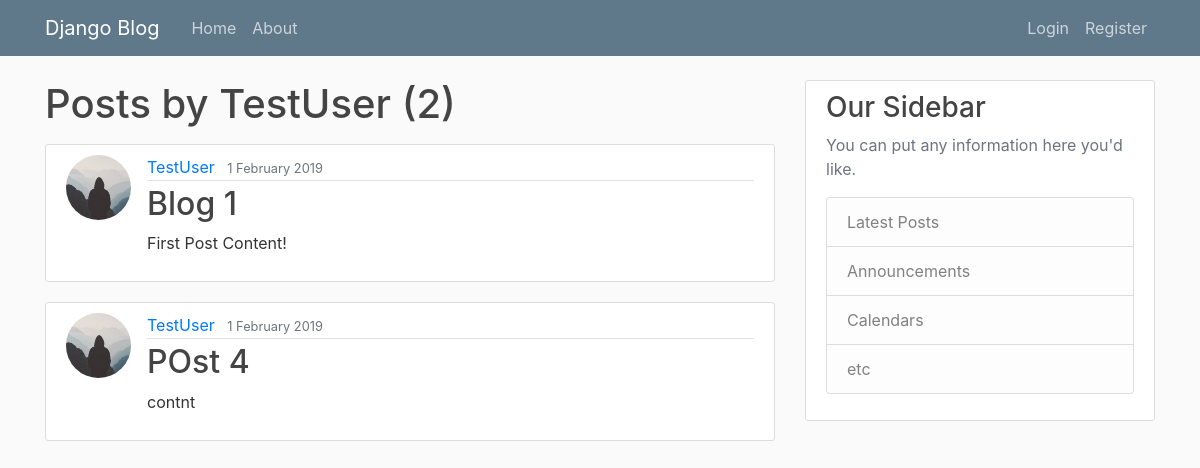
The page /user/TestUser on the database as committed earlier.
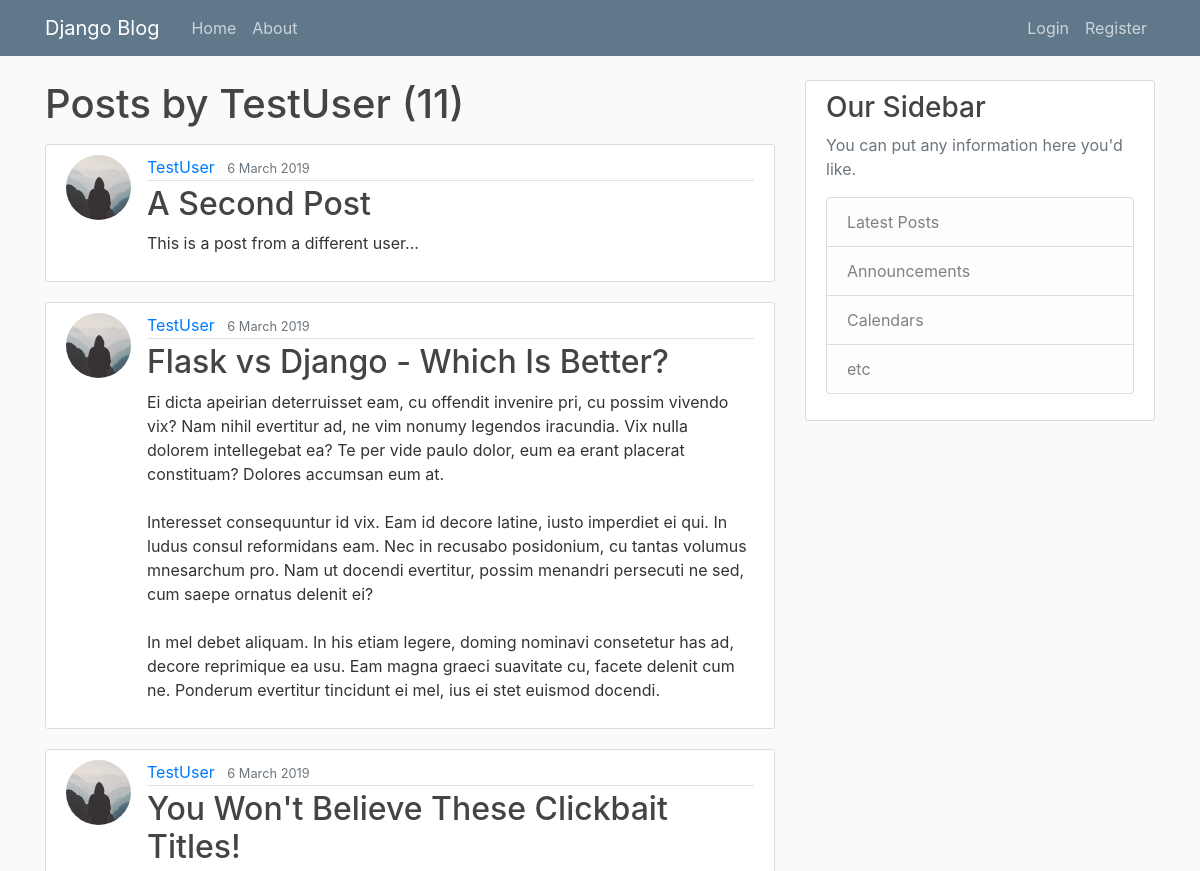
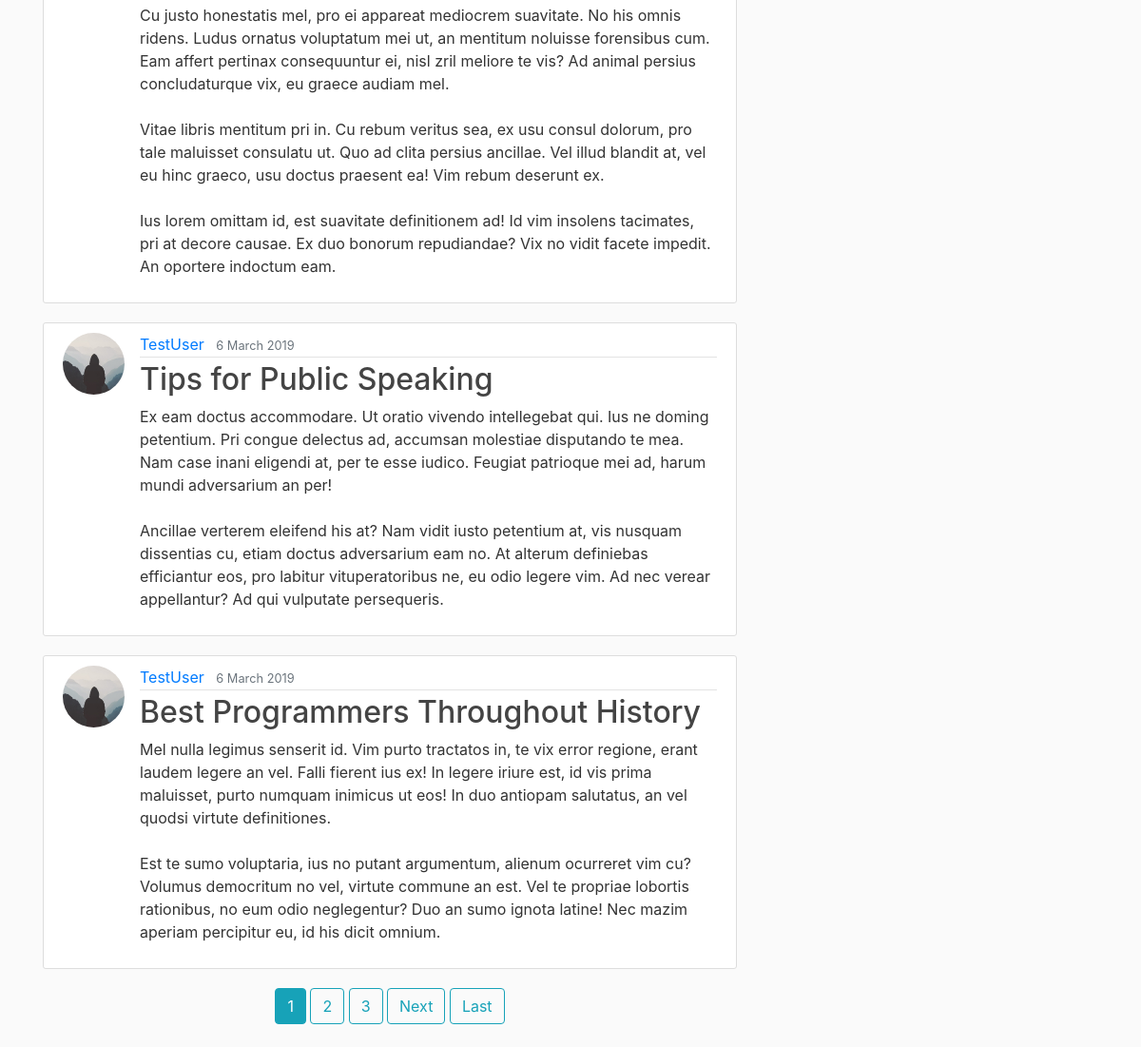
The same page on the database as committed later (2 pictures, top to bottom).
### blog/models.py (models this page shows, shortened)
class Post(models.Model):
    title = models.CharField(max_length=127)
    content = models.TextField()
    date_posted = models.DateField(default=timezone.now)
    author = models.ForeignKey(User, on_delete=models.CASCADE)

### users/models.py (models this page shows, shortened)
class Profile(models.Model):
    user = models.OneToOneField(User, on_delete=models.CASCADE)
    image = models.ImageField(default='default.jpg', upload_to='profile_pics')

### blog/views.py (the view)
# urls.py: path('user/<str:username>', UserPostListView.as_view(), name='user-posts'),
class UserPostListView(ListView):
    model = Post
    template_name = 'blog/user_posts.html'
    context_object_name = 'posts'
    paginate_by = 5
    def get_queryset(self):
        user = get_object_or_404(User, username=self.kwargs.get('username'))
        return Post.objects.filter(author=user).order_by('-date_posted')

### blog/templates/blog/user_posts.html (shortened to what this page needs)
{% extends "blog/base.html" %}
{% block content %}
  <h1 class="mb-3">Posts by {{ view.kwargs.username }} ({{ page_obj.paginator.count }})</h1>
  {% for post in posts %}
    <article class="media content-section">
      <img class="rounded-circle article-img" src="{{ post.author.profile.image.url }}">
      <div class="media-body">
        <div class="article-metadata">
          <a class="mr-2" href="{% url 'user-posts' post.author.username %}">{{ post.author }}</a>
          <small class="text-muted">{{ post.date_posted|date:"j F Y" }} {{ post.date_posted|time:"H:i" }}</small>
        </div>
        <h2><a class="article-title" href="{% url 'post-detail' post.id %}">{{ post.title }}</a></h2>
        <p class="article-content">{{ post.content }}</p>
      </div>
    </article>
  {% endfor %}
  <div align="center">
    {% if is_paginated %}
      {% for num in page_obj.paginator.page_range %}
        {% if page_obj.number == num %}
          <a class="btn btn-info mb-4" href="?page={{ num }}">{{ num }}</a>
        {% elif num > page_obj.number|add:'-3' and num < page_obj.number|add:'3' %}
          <a class="btn btn-outline-info mb-4" href="?page={{ num }}">{{ num }}</a>
        {% endif %}
      {% endfor %}
      {% if page_obj.has_next %}
        <a class="btn btn-outline-info mb-4" href="?page={{ page_obj.next_page_number }}">Next</a>
        <a class="btn btn-outline-info mb-4" href="?page={{ page_obj.paginator.num_pages }}">Last</a>
      {% endif %}
    {% endif %}
  </div>
{% endblock content %}

Rows that differ between the two databases and show on the page:
no longer on this page (row unchanged): Post: author.profile.image (placeholder picture), author "TestUser", date_posted "1 February 2019", title "Blog 1", content "First Post Content!"
no longer on this page (row unchanged): Post: author.profile.image (placeholder picture), author "TestUser", date_posted "1 February 2019", title "POst 4", content "contnt"
added Post: author.profile.image (placeholder picture), author "TestUser", date_posted "6 March 2019", title "A Second Post", content "This is a post from a different user..."
added Post: author.profile.image (placeholder picture), author "TestUser", date_posted "6 March 2019", title "Flask vs Django - Which Is Better?", content "Ei dicta apeirian deterruisset eam, cu offendit invenire pri, cu possim vivendo vix? Nam nihil evertitur ad, ne vim nonumy legendos iracundia. Vix nulla dolorem intellegebat ea? Te per vide paulo dolor, eum ea erant placerat constituam? Dolores accumsan eum at. Interesset consequuntur id vix. Eam id decore latine, iusto imperdiet ei qui. In ludus consul reformidans eam. Nec in recusabo posidonium, cu tantas volumus mnesarchum pro. Nam ut docendi evertitur, possim menandri persecuti ne sed, cum saepe ornatus delenit ei? In mel debet aliquam. In his etiam legere, doming nominavi consetetur has ad, decore reprimique ea usu. Eam magna graeci suavitate cu, facete delenit cum ne. Ponderum…"
added Post: author.profile.image (placeholder picture), author "TestUser", date_posted "6 March 2019", title "You Won't Believe These Clickbait Titles!", content "Cu justo honestatis mel, pro ei appareat mediocrem suavitate. No his omnis ridens. Ludus ornatus voluptatum mei ut, an mentitum noluisse forensibus cum. Eam affert pertinax consequuntur ei, nisl zril meliore te vis? Ad animal persius concludaturque vix, eu graece audiam mel. Vitae libris mentitum pri in. Cu rebum veritus sea, ex usu consul dolorum, pro tale maluisset consulatu ut. Quo ad clita persius ancillae. Vel illud blandit at, vel eu hinc graeco, usu doctus praesent ea! Vim rebum deserunt ex. Ius lorem omittam id, est suavitate definitionem ad! Id vim insolens tacimates, pri at decore causae. Ex duo bonorum repudiandae? Vix no vidit facete impedit. An oportere indoctum eam."
added Post: author.profile.image (placeholder picture), author "TestUser", date_posted "6 March 2019", title "Tips for Public Speaking", content "Ex eam doctus accommodare. Ut oratio vivendo intellegebat qui. Ius ne doming petentium. Pri congue delectus ad, accumsan molestiae disputando te mea. Nam case inani eligendi at, per te esse iudico. Feugiat patrioque mei ad, harum mundi adversarium an per! Ancillae verterem eleifend his at? Nam vidit iusto petentium at, vis nusquam dissentias cu, etiam doctus adversarium eam no. At alterum definiebas efficiantur eos, pro labitur vituperatoribus ne, eu odio legere vim. Ad nec verear appellantur? Ad qui vulputate persequeris."
added Post: author.profile.image (placeholder picture), author "TestUser", date_posted "6 March 2019", title "Best Programmers Throughout History", content "Mel nulla legimus senserit id. Vim purto tractatos in, te vix error regione, erant laudem legere an vel. Falli fierent ius ex! In legere iriure est, id vis prima maluisset, purto numquam inimicus ut eos! In duo antiopam salutatus, an vel quodsi virtute definitiones. Est te sumo voluptaria, ius no putant argumentum, alienum ocurreret vim cu? Volumus democritum no vel, virtute commune an est. Vel te propriae lobortis rationibus, no eum odio neglegentur? Duo an sumo ignota latine! Nec mazim aperiam percipitur eu, id his dicit omnium."
Other text that changed with them:
{{ page_obj.paginator.count }}: "2" → "11"
new list line: "1"
new list line: "2"
new list line: "3"
text now shown: "Next Last"
